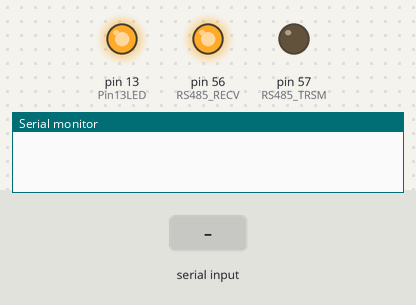
A sketch run on a simulated Arduino Mega 2560, built with avr-gcc and run on an emulated ATmega2560. Shown: output pins drawn as LEDs (lit = HIGH), the last lines printed to the serial monitor. Dashed ring = blinking. Inputs (shaded band) come from the test bench.

Above: at 1.2 s.
1.3 s: "90,45\n" received over the second serial link
At 2.2 s:
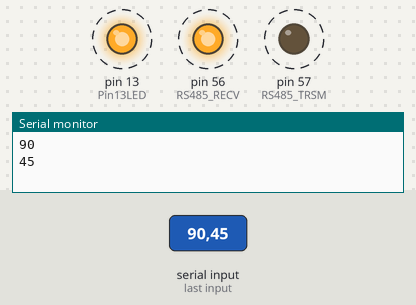
Timing chart, 0 to 4.3 s (numbered marks = the images above; inputs shaded):
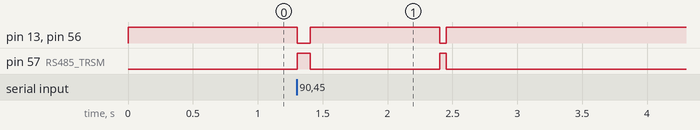

Measured:
- after the input at 1.3 s, pin 13 (Pin13LED), pin 56 (RS485_RECV): alternates HIGH for 1.0 s and LOW for 0.08 s, 4 changes in all, then stays HIGH, starting at once; pin 57 (RS485_TRSM): alternates HIGH for 0.08 s and LOW for 1.0 s, 4 changes in all, then stays LOW, starting at once

The sketch:

test_rs485.ino
```cpp
#define SSerialTxControl 3   //RS485 Direction control
#define RS485_RECV PF2
#define RS485_TRSM PF3

#define Pin13LED         13

/*-----( Declare objects )-----*/
// SoftwareSerial RS485Serial(SSerialRX, SSerialTX); // RX, TX

/*-----( Declare Variables )-----*/
int byteReceived;
int byteSend;

void rs485_trsm_en()
{
  PORTF |= _BV(RS485_TRSM);
  PORTF &= ~_BV(RS485_RECV);
}

void rs485_recv_en()
{
  PORTF &= ~_BV(RS485_TRSM);
  PORTF |= _BV(RS485_RECV);
}

void setup()   /****** SETUP: RUNS ONCE ******/
{
  // Start the built-in serial port, probably to Serial Monitor
  Serial.begin(9600);
  Serial1.begin(9600);
  DDRF |= _BV(RS485_TRSM);
  DDRF |= _BV(RS485_RECV);

  pinMode(Pin13LED, OUTPUT);
}


void loop()
{
    digitalWrite(Pin13LED, HIGH);  // Show activity
    rs485_recv_en();
    if (Serial1.available())
    {
        byteReceived = Serial1.parseInt();

        rs485_trsm_en();
        Serial.println(byteReceived);          // Send byte to Remote Arduino
        digitalWrite(Pin13LED, LOW);  // Show activity
        delay(50);
    }
}
```
